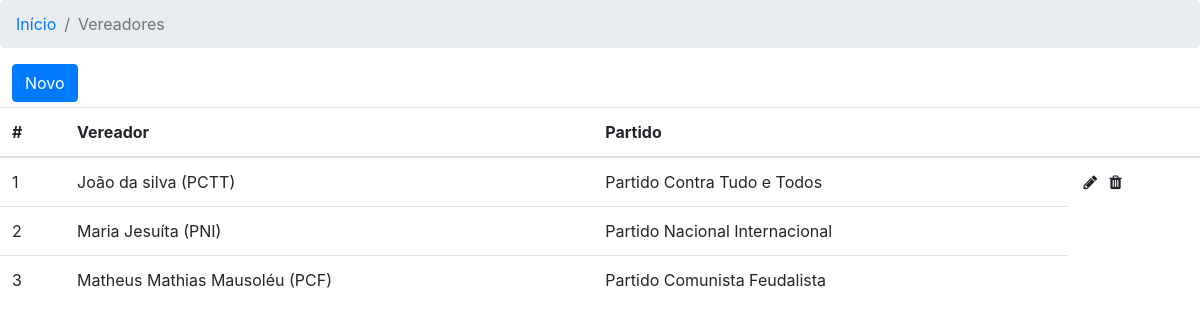
The app's page /vereadores.php (signed in) with its own data.
### tables this page shows
CREATE TABLE `vereadores` (
  `idvereador` int(11) NOT NULL,
  `nome` varchar(255) NOT NULL,
  `partido` varchar(255) DEFAULT NULL,
  `idusuario` int(11) DEFAULT NULL
);

### vereadores.php (the view, shortened to what this page needs)
<?php
	include("header.php");
?>
</head>
<body>
	<nav aria-label="breadcrumb">
		<ol class="breadcrumb">
	    	<li class="breadcrumb-item"><a href="index.php" target="_parent">Início</a></li>
	    	<li class="breadcrumb-item active" aria-current="page">Vereadores</li>
		</ol>
	</nav>
	<div class="controle">
		<button type="button" class="btn btn-primary" data-toggle='modal' data-target='#novo'>Novo</button>
	</div>
	<?php
		echo "<table class='table table-hover sortable'>
				<thead>
					<tr>
						<th scope='col'>#</th>
						<th scope='col'>Vereador</th>
						<th scope='col'>Partido</th>
						<th scope='col'></th>
					</tr>
				</thead>
				<tbody>";
		$resultado = mysqli_query($db,"SELECT idvereador, nome, partido  FROM vereadores");
		while($coluna = mysqli_fetch_array($resultado)) {
			echo "<tr>";
			echo "<td>" . $coluna['idvereador'] . "</td>";
			echo "<td>" . $coluna['nome'] . "</td>";
			echo "<td>" . $coluna['partido'] . "</td>";
			if($_SESSION['idvereador'] == $coluna['idvereador']) {
				echo "<td>
				<a class='fa fa-fw fa-pencil' data-toggle='modal' data-target='#alterar' data-id='".$coluna['idvereador']."' data-nome='".$coluna['nome']."' data-partido='".$coluna['partido']."'onclick='vereadorAlterar(this)'></a>
				<a class='fa fa-fw fa-trash' data-toggle='modal' data-target='#excluir' data-id='".$coluna['idvereador']."' data-nome='".$coluna['nome']."' data-partido='".$coluna['partido']."' onclick='vereadorExcluir(this)'></a>
				</td>";
				echo "</tr>";
			} else {
				echo "</tr>";
			}
		}
		echo "</tbody>
		</table>";
	?>
</body>
</html>

### header.php (shortened to what this page needs)
<!DOCTYPE html>
<head>
	<link rel="stylesheet" type="text/css" href="css/estilo.css">
	<link rel="stylesheet" href="https://stackpath.bootstrapcdn.com/bootstrap/4.4.1/css/bootstrap.min.css">
	<link rel="stylesheet" href="https://cdnjs.cloudflare.com/ajax/libs/font-awesome/4.7.0/css/font-awesome.min.css">

### css/estilo.css (style rules this page uses)
html, body { height: 100%; }
nav { z-index: 2; }
.controle { width:99%; margin:0px 0px 5px 1%; display: inline-block; }

### records on screen
vereadores: idvereador "1", nome "João da silva (PCTT)", partido "Partido Contra Tudo e Todos"
vereadores: idvereador "2", nome "Maria Jesuíta (PNI)", partido "Partido Nacional Internacional"
vereadores: idvereador "3", nome "Matheus Mathias Mausoléu (PCF)", partido "Partido Comunista Feudalista"
